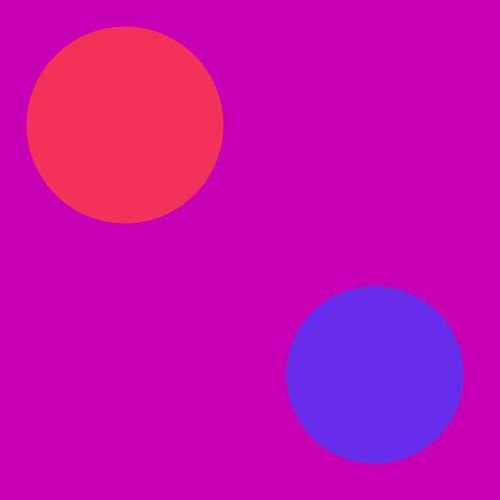
Frame 1 (no input)
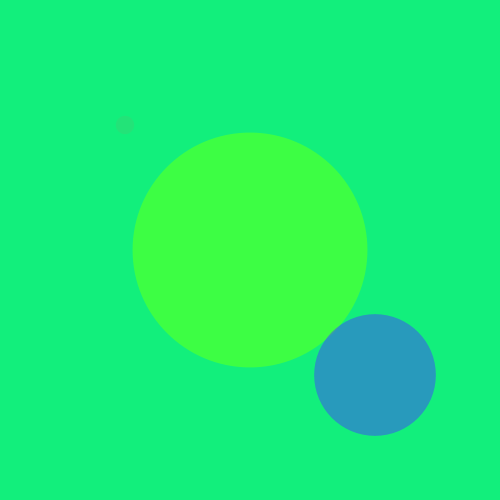
Frame 60 (the mouse pressed at the canvas centre just before this capture)
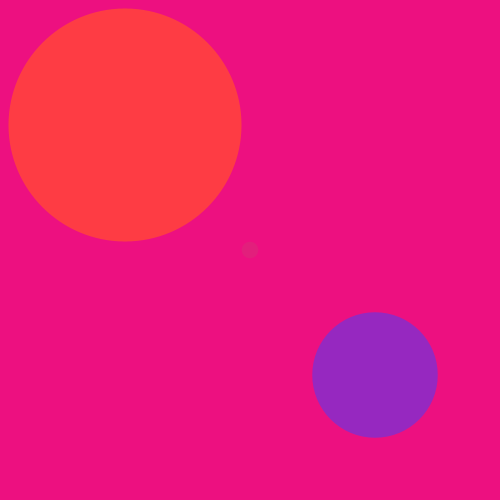
Frame 120 (the mouse held since frame 60 and released just before this capture)

The Processing sketch that drew these frames (run headless with seeded random() and noise(); from frame 60 on, the mouse is pressed at the canvas centre):

// Processing sketch: processing_144449
// ── processing_144449.pde

void setup() {
size(500,500);
}
void draw() {
  int m = millis();
   background((127.5*sin(PI*m/1000)+127.5),(127.5*sin(((PI*m/1000)-(2*PI/3)))+127.5),(127.5*sin(((PI*m/1000)-(PI*4/3)))+127.5));
noStroke();
fill(255,64,64,(127.5*sin(PI*m/1000)+127.5));
ellipse(125,125,(125*sin(PI*m/1000)+125),(125*sin(PI*m/1000)+125));

noStroke();
fill(64,255,64,(127.5*sin(((PI*m/1000)-(2*PI/3)))+127.5));
ellipse(250,250,(125*sin(((PI*m/1000)-(2*PI/3)))+125),(125*sin(((PI*m/1000)-(2*PI/3)))+125));

noStroke();
fill(64,64,255,(127.5*sin(((PI*m/1000)-(PI*4/3)))+127.5));
ellipse(375,375,(125*sin(((PI*m/1000)-(PI*4/3)))+125),(125*sin(((PI*m/1000)-(PI*4/3)))+125));
}
